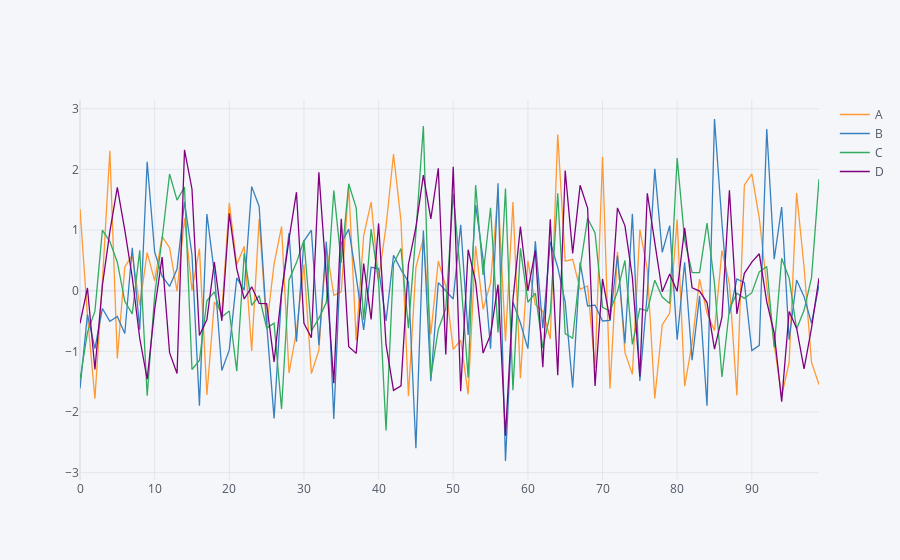

The notebook cell saved with this chart:
### Markdown cell above
# Lineplot

### Code cell
df.iplot()
